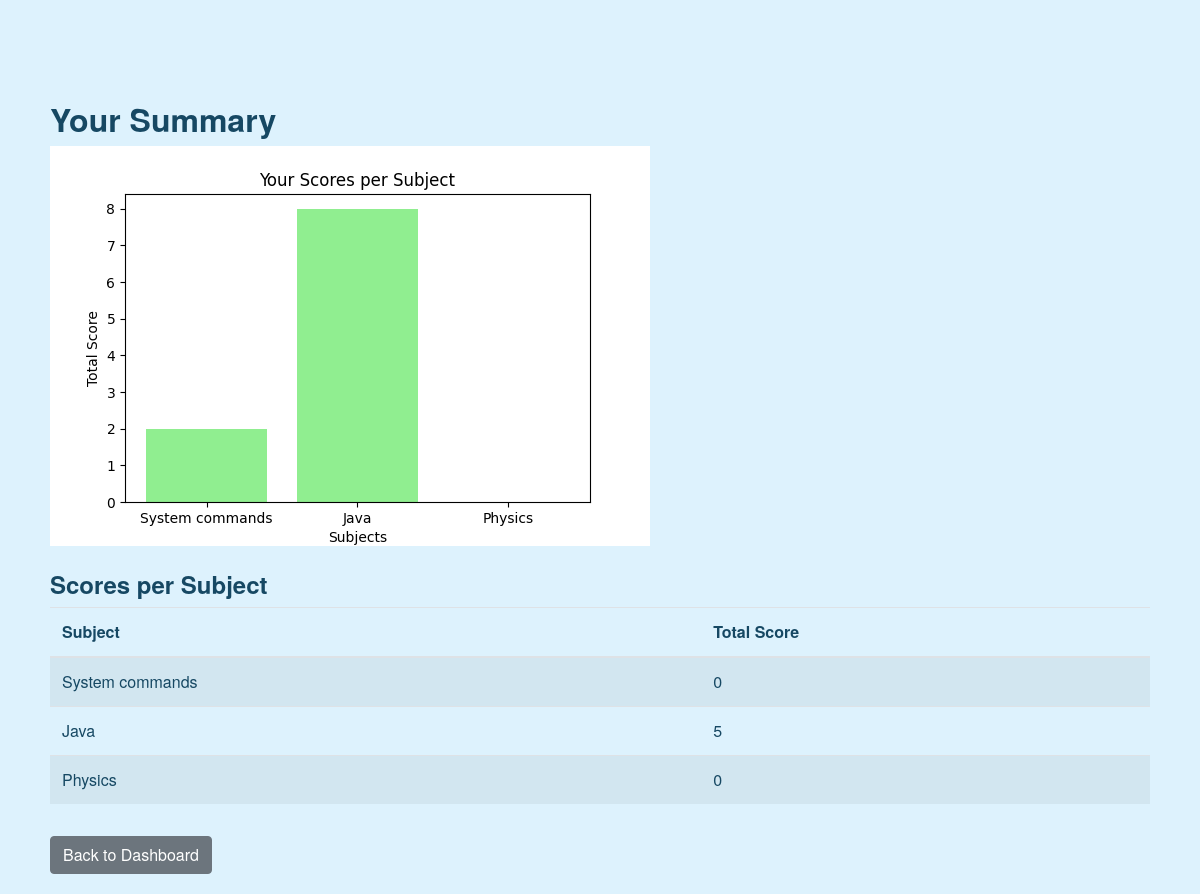
Screenshot of /user/summary (signed in) with the database file from the repository.
### controllers/models.py (models this page shows, shortened)
class Subject(db.Model):
    __tablename__ = 'subjects'
    id = db.Column(db.Integer, primary_key=True)
    name = db.Column(db.String(100), unique=True, nullable=False)
    description = db.Column(db.Text)
    chapters = db.relationship('Chapter', backref='subject', lazy=True)#related data is loaded when accessed by chapter

### controllers/user_routes.py (the view)
    @app.route('/user/summary')
    def user_summary():
        if 'user_id' not in session:
            flash("Please log in first.", "warning")
            return redirect(url_for('login'))
        if session.get('role') == 'Admin':
            flash("Admins cannot access user summary.", "danger")
            return redirect(url_for('admin_dashboard'))
        user_id = session['user_id']
        subjects = Subject.query.all()
        subject_names = []
        total= []
        for sub in subjects:
            sum = 0
            for chap in sub.chapters:
                for quiz in chap.quizzes:
                    for i in quiz.scores:
                        if i.user_id == user_id:
                            sum += i.total_scored
            subject_names.append(sub.name)
            total.append(sum)
        plt.clf()
        fig, ax = plt.subplots(figsize=(6,4))
        ax.bar(subject_names, total, color='purple')
        ax.set_xlabel("Subjects")
        ax.set_ylabel("Total Score")
        ax.set_title("Scores per Subject")
        user_chartpath = 'static/user_summary.png'
        plt.savefig(user_chartpath)
        plt.close(fig)
        user_summary = []
        for i, subj_name in enumerate(subject_names):
            user_summary.append({'subject': subj_name,'score': total[i] })
        return render_template('user_summary.html', user_chart_path=user_chartpath,user_summary_data=user_summary)

### templates/user_summary.html (shortened to what this page needs)
{% extends 'base.html' %}
{% block content %}
<div class="container mt-4">
  <h2>Your Summary</h2>
  <div class="mb-4">
    <img src="{{ url_for('static', filename='user_summary.png') }}"
    alt="User Summary Chart" class="img-fluid">
  </div>
  <h4>Scores per Subject</h4>
  <table class="table table-striped">
    <thead>
      <tr>
        <th>Subject</th>
        <th>Total Score</th>
      </tr>
    </thead>
    <tbody>
      {% for row in user_summary_data %}
      <tr>
        <td>{{ row.subject }}</td>
        <td>{{ row.score }}</td>
      </tr>
      {% endfor %}
    </tbody>
  </table>
  <a href="{{ url_for('user_dashboard') }}" class="btn btn-secondary mt-3">Back to Dashboard</a>
</div>
{% endblock %}

### static/styles.css (style rules this page uses)
body { background-color: #DDF2FD; font-family: 'Helvetica Neue', Helvetica, Arial, sans-serif; color: #164863; margin: 0; padding: 0; }
.container { padding: 20px; margin-top: 20px; }
h1, h2, h3, h4, h5, h6 { color: #164863; font-weight: bold; }

### rows the page displays
Subject: subject "System commands", score "0"
Subject: subject "Java", score "5"
Subject: subject "Physics", score "0"
